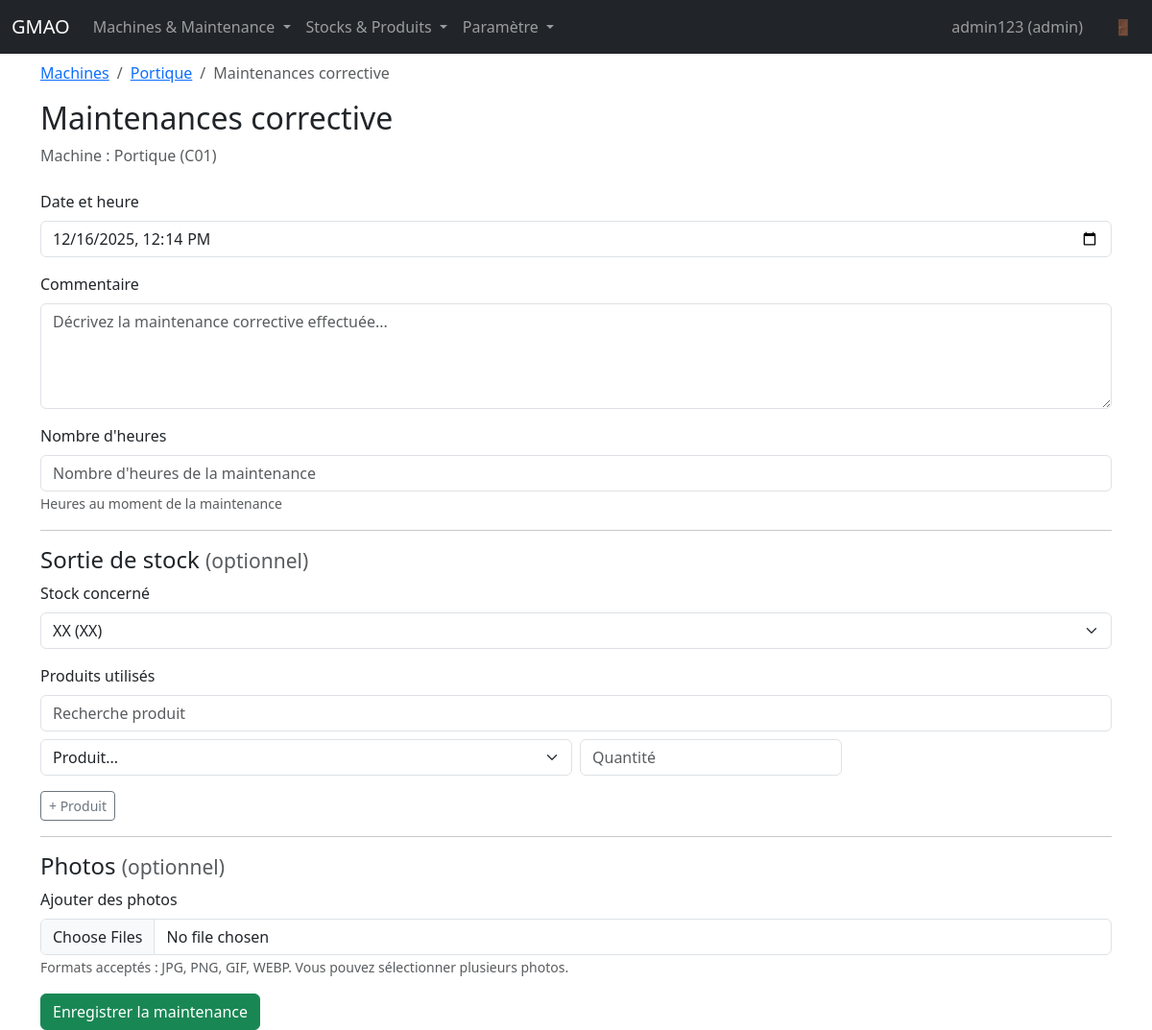
The page /machines/1/corrective/new (signed in) on the database its author committed.
### app.py (models this page shows, shortened)
class User(UserMixin, db.Model):
    id = db.Column(db.Integer, primary_key=True)
    username = db.Column(db.String(80), unique=True, nullable=False)
    password_hash = db.Column(db.String(255), nullable=False)
    user_type = db.Column(db.String(20), nullable=False)

class Machine(db.Model):
    id = db.Column(db.Integer, primary_key=True)
    name = db.Column(db.String(120), nullable=False)
    code = db.Column(db.String(50), unique=True, nullable=False)
    parent_id = db.Column(db.Integer, db.ForeignKey("machine.id"))
    hour_counter_enabled = db.Column(db.Boolean, default=False)
    hours = db.Column(db.Float, default=0.0)
    counter_unit = db.Column(db.String(20), nullable=True)  # Unité du compteur (h, cycles, anneaux, etc.)
    stock_id = db.Column(db.Integer, db.ForeignKey("stock.id"), nullable=True)  # Stock associé par défaut
    parent = db.relationship("Machine", remote_side=[id], backref="children")
    stock = db.relationship("Stock")
    counters = db.relationship("Counter", back_populates="machine", cascade="all, delete-orphan")

### app.py (the view, shortened to what this page needs)
@app.route("/machines/<int:machine_id>/corrective/new", methods=["GET", "POST"])
@admin_or_technician_required
def new_corrective_maintenance(machine_id):
    machine = Machine.query.get_or_404(machine_id)
    stocks = Stock.query.order_by(Stock.name).all()
    products = Product.query.order_by(Product.name).all()
    default_stock_id = None
    if machine.stock_id:
        default_stock_id = machine.stock_id
    elif stocks:
        default_stock_id = stocks[0].id
    return render_template(
        "corrective_maintenance_form.html",
        machine=machine,
        stocks=stocks,
        products=products,
        maintenance=None,
        existing_products=None,
        is_edit=False,
        default_stock_id=default_stock_id,
    )

### app.py (called while the page is built)
@login_manager.user_loader
def load_user(user_id):
    return User.query.get(int(user_id))

def admin_or_technician_required(f):
    @wraps(f)
    @login_required
    def decorated_function(*args, **kwargs):
        if current_user.user_type not in ["admin", "technicien"]:
            flash("Accès refusé : cette fonctionnalité est réservée aux administrateurs et techniciens.", "danger")
            return redirect(url_for("index"))
        return f(*args, **kwargs)
    return decorated_function

@app.context_processor
def inject_now():
    return {"now": dt.datetime.utcnow()}

### templates/corrective_maintenance_form.html (shortened to what this page needs)
{% extends "base.html" %}
{% block content %}
<nav aria-label="breadcrumb">
  <ol class="breadcrumb">
    <li class="breadcrumb-item"><a href="{{ url_for('machines') }}">Machines</a></li>
    <li class="breadcrumb-item"><a href="{{ url_for('machine_detail', machine_id=machine.id) }}">{{ machine.name }}</a></li>
    {% if is_edit and maintenance %}
    <li class="breadcrumb-item"><a href="{{ url_for('corrective_maintenance_detail', maintenance_id=maintenance.id) }}">Maintenances corrective</a></li>
    <li class="breadcrumb-item active" aria-current="page">Modifier</li>
    {% else %}
    <li class="breadcrumb-item active" aria-current="page">Maintenances corrective</li>
    {% endif %}
  </ol>
</nav>
<h2>{% if is_edit and maintenance %}Modifier la maintenances corrective{% else %}Maintenances corrective{% endif %}</h2>
<p class="text-muted">Machine : {{ machine.name }} ({{ machine.code }})</p>
<form method="post" class="mt-4" id="correctiveForm" enctype="multipart/form-data">
  <div class="mb-3">
    <label class="form-label">Date et heure</label>
    <input class="form-control" type="datetime-local" name="created_at" id="maintenanceDate" required
            />
  </div>
  <div class="mb-3">
    <label class="form-label">Commentaire</label>
    <textarea class="form-control" name="comment" rows="4" placeholder="Décrivez la maintenance corrective effectuée...">{% if is_edit and maintenance and maintenance.comment %}{{ maintenance.comment }}{% endif %}</textarea>
  </div>
  <div class="mb-3">
    <label class="form-label">Nombre d'heures</label>
    <input class="form-control" type="number" step="0.1" min="0" name="hours"
           value="{% if is_edit and maintenance and maintenance.hours %}{{ maintenance.hours }}{% endif %}"
           placeholder="Nombre d'heures de la maintenance" />
    <small class="form-text text-muted">Heures au moment de la maintenance</small>
  </div>
  <hr />
  <h4>Sortie de stock <small class="text-muted">(optionnel)</small></h4>
  {% if stocks %}
  <div class="mb-3">
    <label class="form-label">Stock concerné</label>
    <select class="form-select" name="stock_id">
      {% for stock in stocks %}
      <option value="{{ stock.id }}" {% if (is_edit and maintenance and maintenance.stock_id == stock.id) or (not is_edit and default_stock_id and stock.id == default_stock_id) %}selected{% endif %}>
        {{ stock.name }} ({{ stock.code }})
      </option>
      {% endfor %}
    </select>
  </div>
  <div class="mb-3">
    <label class="form-label">Produits utilisés</label>
    <input class="form-control mb-2" type="text" placeholder="Recherche produit" id="productSearch" />
    <div id="productRows">
      {% if is_edit and maintenance and existing_products %}
        {% for product_id, quantity in existing_products %}
        <div class="row g-2 mb-2 product-row">
          <div class="col-md-6">
            <select class="form-select product-select" name="product_id">
              <option value="">Produit...</option>
              {% for product in products %}
              <option value="{{ product.id }}" data-search="{{ (product.name ~ ' ' ~ product.code)|lower }}"
                      {% if product.id == product_id %}selected{% endif %}>
                {{ product.name }} ({{ product.code }})
              </option>
              {% endfor %}
            </select>
          </div>
          <div class="col-md-3">
            <input class="form-control" type="number" min="1" step="1" name="quantity" placeholder="Quantité"
                   value="{{ quantity }}" />
          </div>
          <div class="col-md-3">
            <span class="product-quantity-info text-muted small d-block mt-2" style="display: none !important;">
              <span class="product-quantity-value"></span> disponible(s)
            </span>
          </div>
        </div>
        {% endfor %}
      {% else %}
      <div class="row g-2 mb-2 product-row">
        <div class="col-md-6">
          <select class="form-select product-select" name="product_id">
            <option value="">Produit...</option>
          </select>
        </div>
        <div class="col-md-3">
          <input class="form-control" type="number" min="1" step="1" name="quantity" placeholder="Quantité" />
        </div>
        <div class="col-md-3">
        </div>
      </div>
      {% endif %}
    </div>
    <button class="btn btn-outline-secondary btn-sm mt-2" type="button" id="addProduct">+ Produit</button>
  </div>
  {% else %}
  <div class="alert alert-info">
    Aucun stock disponible. La sortie de stock est optionnelle.
  </div>
  {% endif %}
  <hr />
  <h4>Photos <small class="text-muted">(optionnel)</small></h4>
  <div class="mb-3">
    <label class="form-label">Ajouter des photos</label>
    <input class="form-control" type="file" name="photos" multiple accept="image/*" />
    <small class="form-text text-muted">Formats acceptés : JPG, PNG, GIF, WEBP. Vous pouvez sélectionner plusieurs photos.</small>
  </div>
  <button class="btn btn-success">{% if is_edit and maintenance %}Modifier la maintenance{% else %}Enregistrer la maintenance{% endif %}</button>
</form>
{% endblock %}

### templates/base.html (shortened to what this page needs)
<!doctype html>
<html lang="fr">
  <head>
    <link
      href="https://cdn.jsdelivr.net/npm/bootstrap@5.3.3/dist/css/bootstrap.min.css"
      rel="stylesheet"
    />
  </head>
  <body>
    <nav class="navbar navbar-expand-lg navbar-dark bg-dark fixed-top">
      <div class="container-fluid">
        <a class="navbar-brand" href="{{ url_for('index') }}">GMAO</a>
        <div class="collapse navbar-collapse" id="navbarNav">
          {% if current_user.is_authenticated %}
          <ul class="navbar-nav me-auto">
            <li class="nav-item dropdown">
              <a class="nav-link dropdown-toggle" href="#" id="navbarDropdown2" role="button" data-bs-toggle="dropdown" aria-expanded="false">
                Machines & Maintenance
              </a>
            </li>
            <li class="nav-item dropdown">
              <a class="nav-link dropdown-toggle" href="#" id="navbarDropdown3" role="button" data-bs-toggle="dropdown" aria-expanded="false">
                Stocks & Produits
              </a>
            </li>
            {% if current_user.user_type == 'admin' %}
            <li class="nav-item dropdown">
              <a class="nav-link dropdown-toggle" href="#" id="navbarDropdownParams" role="button" data-bs-toggle="dropdown" aria-expanded="false">
                Paramètre
              </a>
            </li>
            {% endif %}
          </ul>
          <ul class="navbar-nav">
            <li class="nav-item">
              <span class="nav-link me-3" style="cursor: default;">{{ current_user.username }} ({{ current_user.user_type }})</span>
            </li>
            <li class="nav-item">
              <a class="nav-link" href="{{ url_for('logout') }}" title="Déconnexion">🚪</a>
            </li>
          </ul>
          {% else %}
          <ul class="navbar-nav ms-auto">
            <li class="nav-item">
              <a class="nav-link" href="{{ url_for('login') }}">Connexion</a>
            </li>
          </ul>
          {% endif %}
        </div>
      </div>
    </nav>
    <main class="container">
      {% block content %}{% endblock %}
    </main>
  </body>
</html>

### templates/base.html (style rules this page uses)
body { padding-top: 4rem; }

### rows shown on the page
User: username "admin123", user_type "admin"
Machine: name "Portique", code "C01"

### other values the page prints
form field stock_id "XX (XX)"
